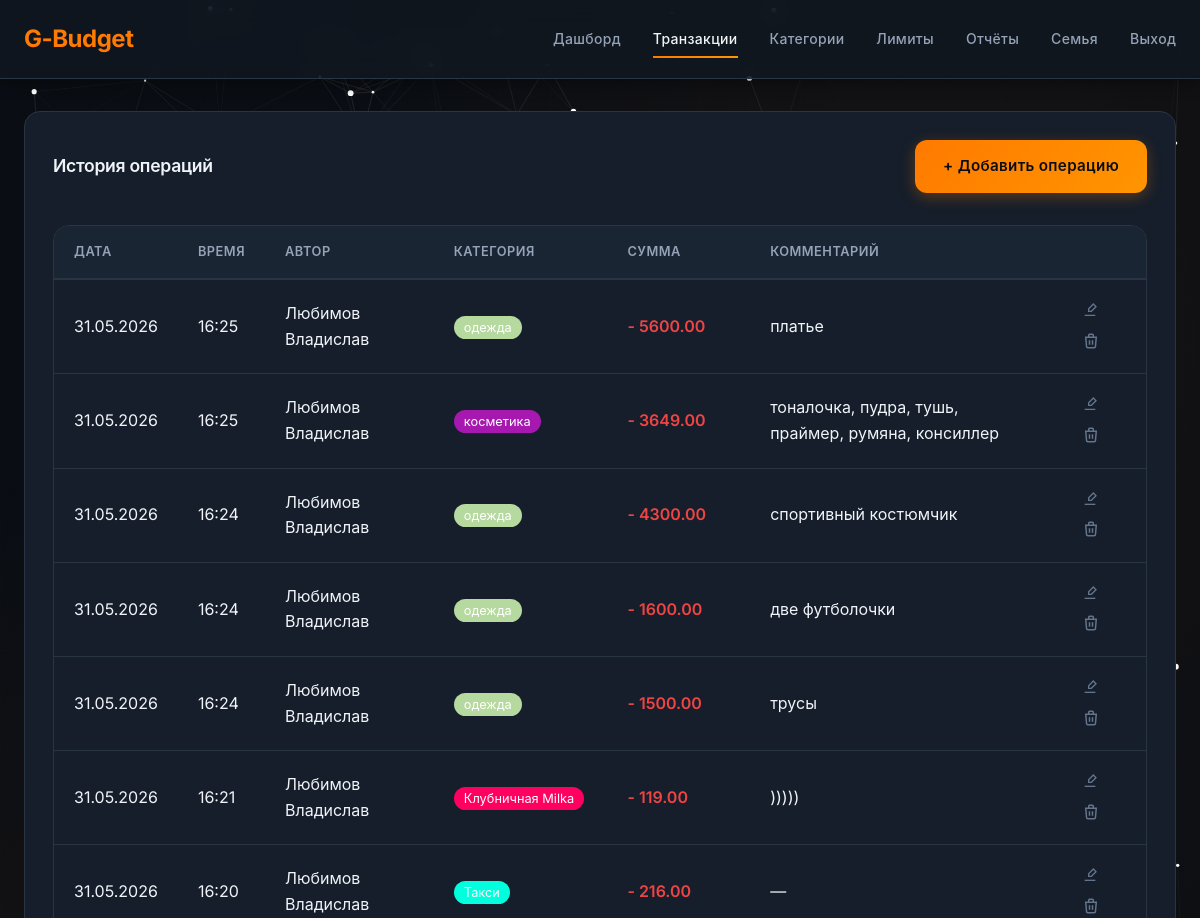
Page /transactions (signed in, upper part) on the earlier database version.
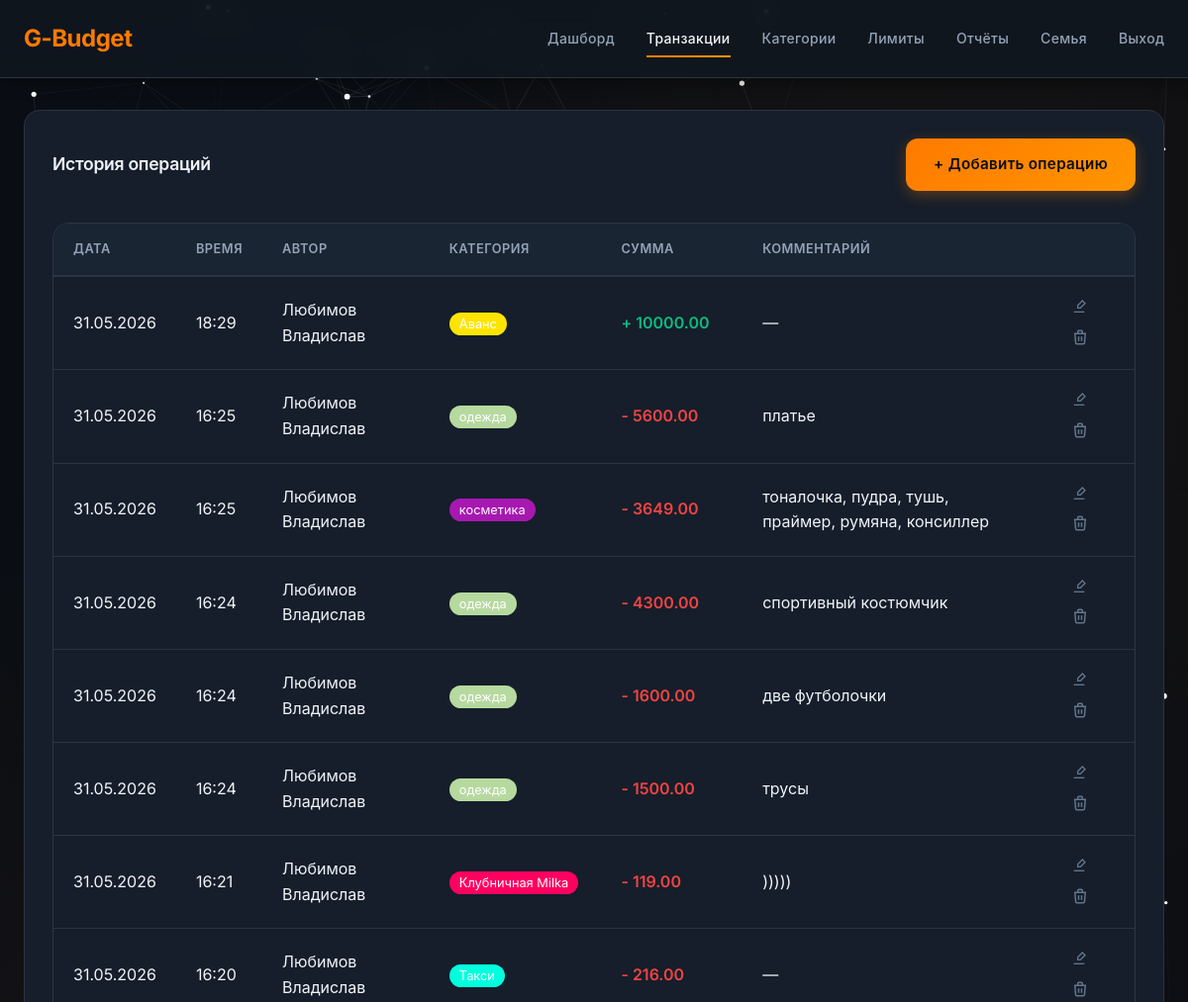
Same page on the later database version.
### app/models.py (models this page shows, shortened)
class Transaction(db.Model):
    id = db.Column(db.Integer, primary_key=True)
    user_id = db.Column(db.Integer, db.ForeignKey('user.id'), nullable=False)
    category_id = db.Column(db.Integer, db.ForeignKey('category.id'), nullable=False)
    amount = db.Column(db.Numeric(10, 2), nullable=False)
    date = db.Column(db.Date, nullable=False, default=datetime.utcnow)
    time = db.Column(db.Time, nullable=False, default=lambda: datetime.utcnow().time())
    comment = db.Column(db.String(255))

class User(db.Model, UserMixin):
    id = db.Column(db.Integer, primary_key=True)
    surname = db.Column(db.String(50), nullable=False)
    name = db.Column(db.String(50), nullable=False)
    patronymic = db.Column(db.String(50))
    login = db.Column(db.String(50), unique=True, nullable=False)
    password_hash = db.Column(db.String(255), nullable=False)
    role = db.Column(db.String(20), default='Участник') # Создатель / Администратор / Участник
    reg_date = db.Column(db.Date, default=datetime.utcnow)
    family_id = db.Column(db.Integer, db.ForeignKey('family.id'), nullable=True)
    transactions = db.relationship('Transaction', backref='author', lazy='dynamic', foreign_keys='Transaction.user_id')
    user_plans = db.relationship('UserPlan', backref='owner', lazy='dynamic')

class Category(db.Model):
    id = db.Column(db.Integer, primary_key=True)
    family_id = db.Column(db.Integer, db.ForeignKey('family.id'), nullable=False)
    name = db.Column(db.String(100), nullable=False)
    parent_id = db.Column(db.Integer, db.ForeignKey('category.id'), nullable=True)
    type = db.Column(db.String(10), default='Расход')
    color = db.Column(db.String(7), default='#6c757d')
    is_protected = db.Column(db.Boolean, default=False)
    children = db.relationship('Category', backref=db.backref('parent', remote_side=[id]), lazy='dynamic')
    transactions = db.relationship('Transaction', backref='category', lazy='dynamic')

### app/routes.py (the view)
@main_bp.route('/transactions')
@login_required
def transactions():
    if not current_user.family_id:
        return redirect(url_for('main.no_family'))
    all_transactions = Transaction.query.join(User).filter(
        User.family_id == current_user.family_id
    ).order_by(Transaction.date.desc(), Transaction.time.desc()).all()
    categories = Category.query.filter_by(family_id=current_user.family_id).order_by(Category.name).all()
    return render_template('transactions.html', transactions=all_transactions, categories=categories)

### app/routes.py (called while the page is built)
@login_manager.user_loader
def load_user(user_id):
    return User.query.get(int(user_id))

### app/templates/transactions.html (shortened to what this page needs)
{% extends "base.html" %}
{% block content %}
<div class="card">
    <div class="flex justify-between items-center mb-4">
        <h3 class="card-title" style="margin: 0;">История операций</h3>
        <a href="{{ url_for('main.add_transaction') }}" class="btn btn-primary">+ Добавить операцию</a>
    </div>
    <div class="table-container">
        <div class="table-wrapper">
            <table>
                <thead>
                    <tr>
                        <th>Дата</th>
                        <th>Время</th>
                        <th>Автор</th>
                        <th>Категория</th>
                        <th>Сумма</th>
                        <th>Комментарий</th>
                        <th></th>
                    </tr>
                </thead>
                <tbody>
                    {% for txn in transactions %}
                    <tr data-id="{{ txn.id }}" class="transaction-row">
                        <td class="date-cell">{{ txn.date.strftime('%d.%m.%Y') }}</td>
                        <td class="time-cell">{{ txn.time.strftime('%H:%M') if txn.time else '—' }}</td>
                        <td>{{ txn.author.surname }} {{ txn.author.name }}</td>
                        <td class="category-cell" data-category-id="{{ txn.category.id }}" data-category-color="{{ txn.category.color }}">
                            <span class="category-badge" style="background: {{ txn.category.color }}; color: white; padding: 4px 10px; border-radius: 20px; font-size: 0.8rem;">
                                {{ txn.category.name }}
                            </span>
                        </td>
                        <td class="amount-cell" style="color: {% if txn.category.type == 'Расход' %}var(--error){% else %}var(--success){% endif %}; font-weight: 600;">
                            {% if txn.category.type == 'Расход' %}-{% else %}+{% endif %} {{ "%.2f"|format(txn.amount) }}
                        </td>
                        <td class="comment-cell">{{ txn.comment or '—' }}</td>
                        <td class="actions-cell">
                            <button class="edit-txn-btn" onclick="editTransaction({{ txn.id }})" title="Редактировать">
                                <svg width="16" height="16" viewBox="0 0 24 24" fill="none" stroke="currentColor" stroke-width="2">
                                    <path d="M17 3l4 4-7 7H10v-4l7-7z"></path>
                                    <path d="M4 20h16"></path>
                                </svg>
                            </button>
                            <button class="delete-txn-btn" onclick="deleteTransaction({{ txn.id }})" title="Удалить">
                                <svg width="16" height="16" viewBox="0 0 24 24" fill="none" stroke="currentColor" stroke-width="2">
                                    <path d="M4 7h16"></path>
                                    <path d="M10 11v6"></path>
                                    <path d="M14 11v6"></path>
                                    <path d="M5 7l1 12a2 2 0 0 0 2 2h8a2 2 0 0 0 2-2l1-12"></path>
                                    <path d="M9 7V4a1 1 0 0 1 1-1h4a1 1 0 0 1 1 1v3"></path>
                                </svg>
                            </button>
                        </td>
                    </tr>
                    {% else %}
                    <tr>
                        <td colspan="7" class="text-center text-secondary">Нет транзакций</td>
                    </tr>
                    {% endfor %}
                </tbody>
            </table>
        </div>
    </div>
</div>
{% endblock %}

### app/templates/base.html (shortened to what this page needs)
<!DOCTYPE html>
<html lang="ru">
<head>
    <link rel="stylesheet" href="{{ url_for('static', filename='css/style.css') }}">
</head>
<body>
    {% if current_user.is_authenticated %}
    <nav class="navbar" id="navbar">
        <div class="container nav-inner">
            <a href="{{ url_for('main.dashboard') }}" class="logo">G-Budget</a>
            <div class="nav-links">
                <a href="{{ url_for('main.dashboard') }}" class="nav-link {% if request.endpoint == 'main.dashboard' %}active{% endif %}">Дашборд</a>
                <a href="{{ url_for('main.transactions') }}" class="nav-link {% if request.endpoint == 'main.transactions' %}active{% endif %}">Транзакции</a>
                <a href="{{ url_for('main.categories') }}" class="nav-link {% if request.endpoint == 'main.categories' %}active{% endif %}">Категории</a>
                <a href="{{ url_for('main.limits') }}" class="nav-link {% if request.endpoint == 'main.limits' %}active{% endif %}">Лимиты</a>
                <a href="{{ url_for('main.reports') }}" class="nav-link {% if request.endpoint == 'main.reports' %}active{% endif %}">Отчёты</a>
                <a href="{{ url_for('main.family_settings') }}" class="nav-link {% if request.endpoint == 'main.family_settings' %}active{% endif %}">Семья</a>
                <a href="{{ url_for('main.logout') }}" class="nav-link">Выход</a>
            </div>
        </div>
    </nav>
    {% endif %}
    <main class="container mt-4">
        {% block content %}{% endblock %}
    </main>
</body>
</html>

### app/templates/transactions.html (style rules this page uses)
.edit-txn-btn, .delete-txn-btn { background: none; border: none; color: var(--text-muted); cursor: pointer; padding: 6px 8px; border-radius: var(--radius-sm); transition: all 0.2s ease; display: inline-flex; align-items: center; justify-content: center; }

Differences in the rows shown:
added Transaction: date "31.05.2026", time "18:29", author.surname "Любимов", author.name "Владислав", category.name "Аванс", amount "10000.00", comment "—"
